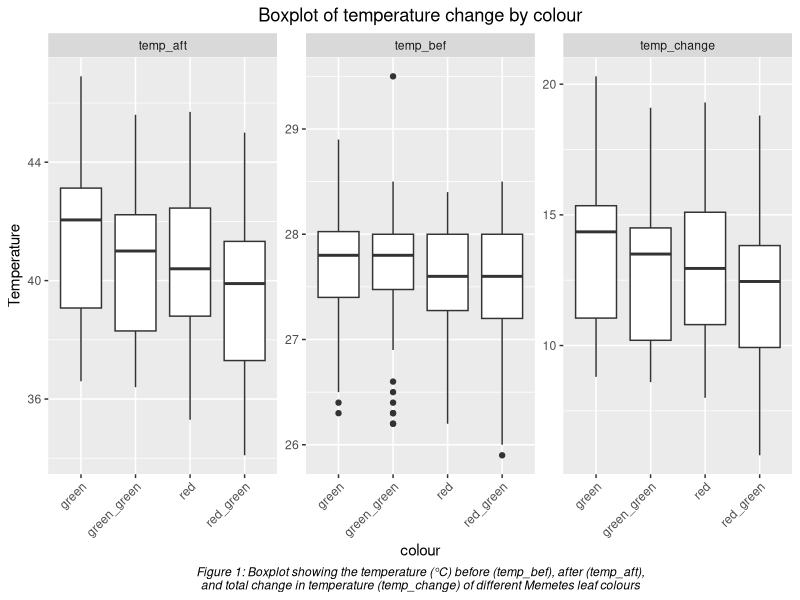

This figure's R source:
# packages install ----

install.packages("tidyverse")
install.packages("ggplot2")
install.packages("rmarkdown")
install.packages("knitr")

# libraries ----

library(tidyverse)
library(ggplot2)
library(rmarkdown)
library(knitr)

# Reading in csv----

Jp <- read.csv("R_Deliverable.csv")
Jp

# tidying up the data----
## change the names in colour and add back to Jp

Jp$colour[Jp$colour == "red - green"] <- "red_green"
Jp$colour[Jp$colour == "green-green"] <- "green_green"

# ignoring all 0.0 values

Jp <- Jp %>% filter(temp_bef != 0.0, temp_aft != 0.0, temp_change != 0.0)

### tidying the data and making the boxplot----

Jp %>%
  group_by(colour) %>%
    select(!c("pair", "number", "shoot", "temp_ctr", "wet_weight", "time", "shoot_flower", "dry_weight")) %>% # removing the columns that are not needed
      pivot_longer(cols = c("temp_bef", "temp_aft", "temp_change"),
      names_to = "variable", values_to = "Temperature") %>% # making the data long          
# add a heading to the boxplot
        ggplot() +     
        geom_boxplot(aes(y = Temperature, x = colour)) + # making the boxplot to hae the temperature on the y axis and the colour on the x axis 
        ggtitle("Boxplot of temperature change by colour") +
        theme(plot.title = element_text(hjust=0.5))+
        labs(caption = "Figure 1: Boxplot showing the temperature (°C) before (temp_bef), after (temp_aft),
and total change in temperature (temp_change) of different Memetes leaf colours") +
         theme(plot.caption = element_text(hjust=0.5,face = "italic"))+
        theme(axis.text.x = element_text(angle = 45, hjust = 1))                                                       +      
        facet_wrap(vars(variable), scales = "free") # facet_wrap to have the boxplot for each variable         
 




                      
